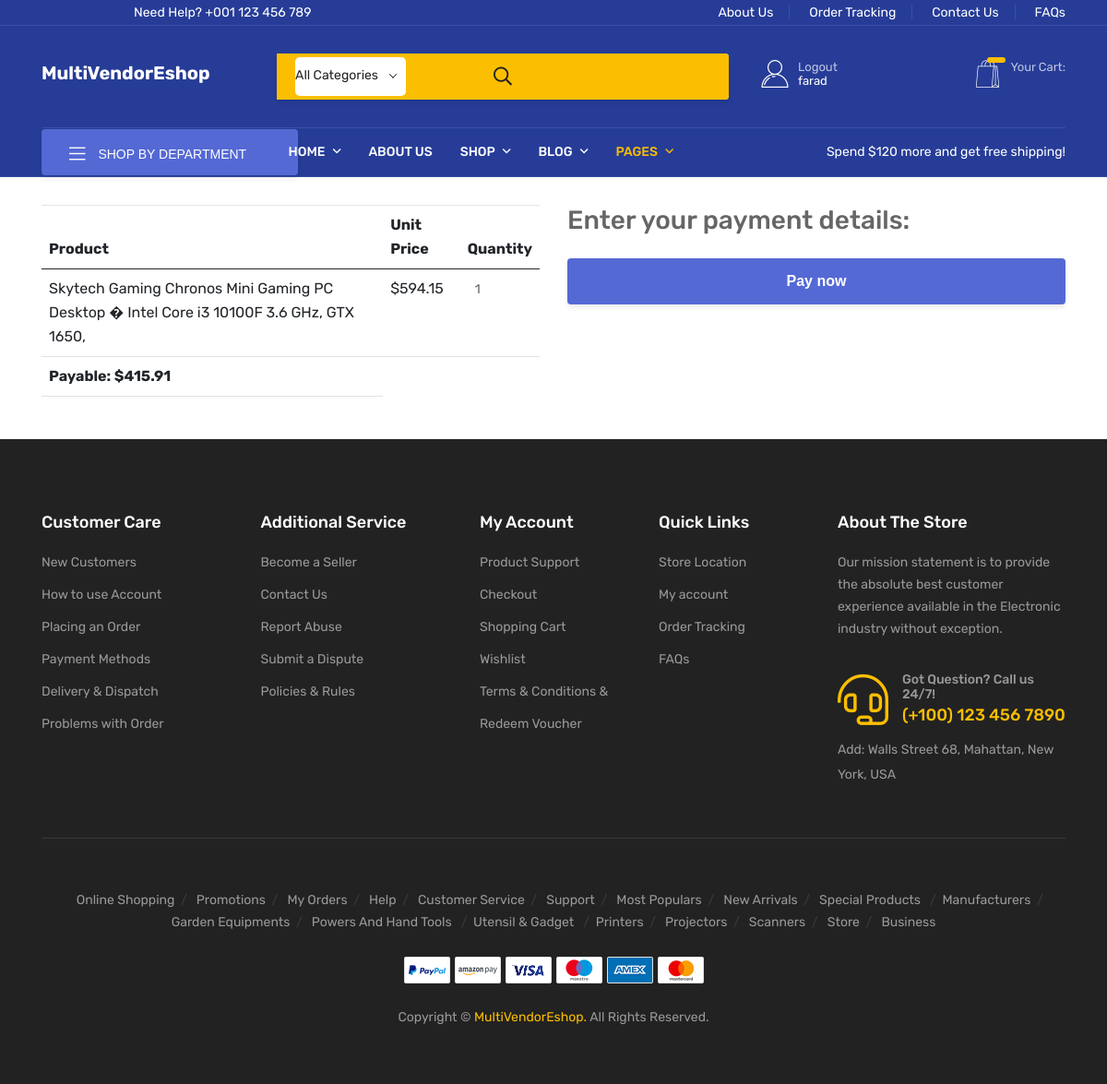
Page /payment-details/ (signed in) on the earlier database version.
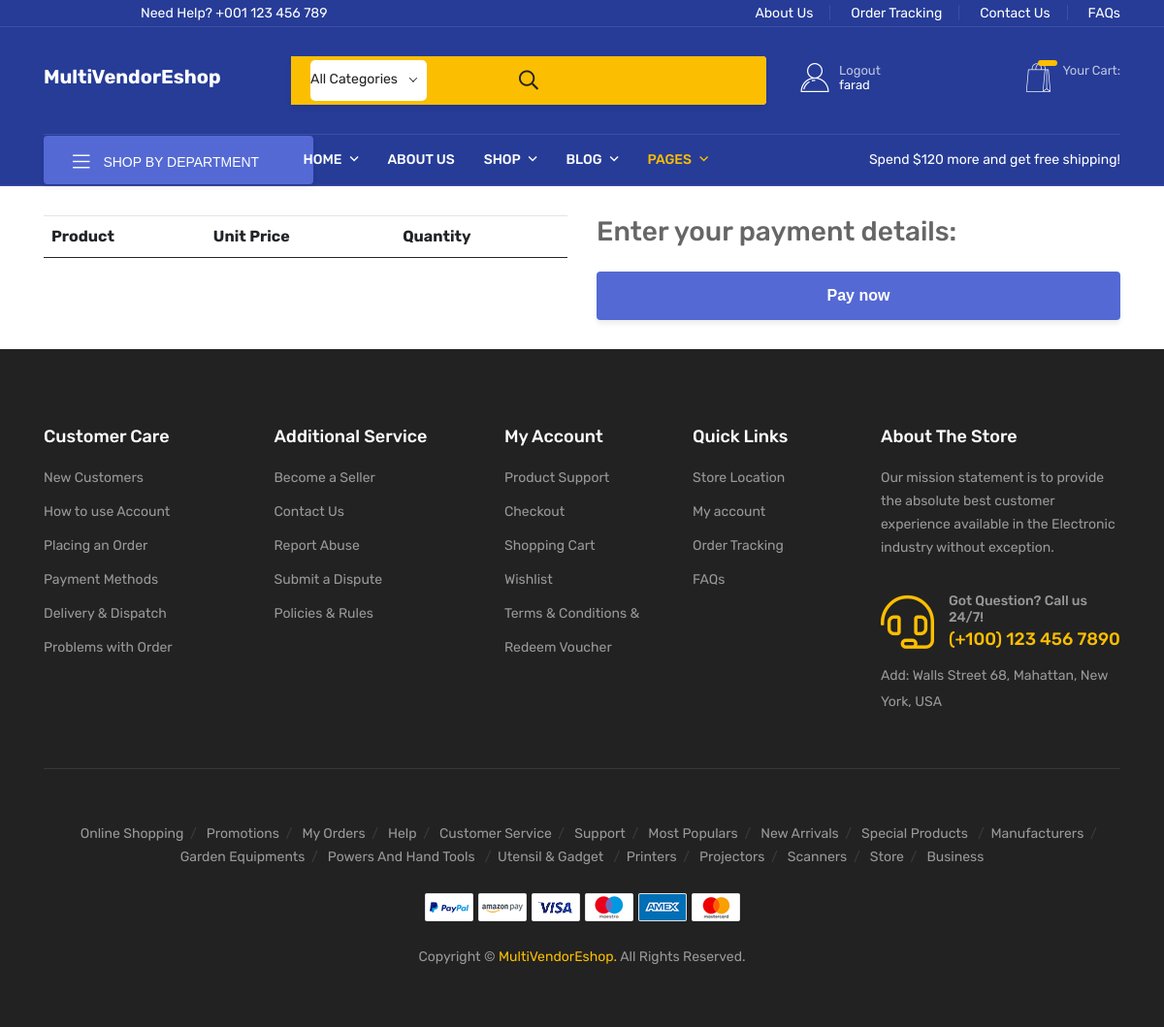
Same page on the later database version.
### products/models.py (models this page shows, shortened)
class Cart(models.Model):
    user = models.ForeignKey(
        "accounts.CustomUser",
        on_delete=models.CASCADE,
        related_name="customer_with_product_in_cart",
    )
    product = models.ForeignKey(Product, on_delete=models.CASCADE)
    quantity = models.IntegerField(default=1)
    shipping_address = models.ForeignKey(CustomerAddress, on_delete=models.CASCADE, null=True, blank=True)
    cupon_applaied = models.BooleanField(default=False)
    cupon_code = models.ForeignKey(
        CuponCodeGenaration,
        on_delete=models.CASCADE,
        null=True,
        blank=True,
        default=None,
    )
    last_updated = models.DateTimeField(auto_now_add=True)
    @property
    def total_product_price(self):
        price = self.product.discounted_price * self.quantity
        return price
    @classmethod
    def subtotal_product_price(cls, user):
        carts = Cart.objects.filter(user=user)
        subtotal_price = 0.00
        if carts:
            subtotal_price = sum(cart.total_product_price for cart in carts)
        if carts:
            cart_item = carts[0]
            if cart_item.cupon_applaied:
                subtotal_price = subtotal_price - (
                    cart_item.cupon_code.discoun_parcent * subtotal_price / 100
                )
        return subtotal_price

class Product(models.Model):
    from Vendors.models import VendorStore
    title = models.CharField(max_length=300)
    slug = models.SlugField(unique=True, blank=True, max_length=250)
    regular_price = models.PositiveIntegerField()
    stoc = models.PositiveIntegerField(default=10, verbose_name="Available in Stock")
    out_of_stoc = models.BooleanField(default=False)
    discounted_parcent = models.PositiveIntegerField()
    description = RichTextField(max_length=2000)
    modle = models.CharField(max_length=50)
    categories = models.ForeignKey(Categories, on_delete=models.DO_NOTHING)
    tag = models.CharField(max_length=50, help_text="Enter your tag coma separated")
    vendor_stores = models.ForeignKey(VendorStore, on_delete=models.CASCADE, null=True, blank=True)
    details_description = RichTextField(max_length=5000,
        help_text="Details product description display in the bottom of the product Page. It's help buyer to make deceion on your product")
    created_at = models.DateTimeField(auto_now_add=True)
    @property
    def discounted_price(self):
        price = (
            self.regular_price - (self.regular_price * self.discounted_parcent) / 100
        )
        return price

### payments/views.py (the view)
# urls.py: path('payment-details/',views.display_payment_details, name='display_payment_details'),
def display_payment_details(request):
    cart_products = Cart.objects.filter(user=request.user)
    context = {
        'cart_products':cart_products,
        'payable': Cart.subtotal_product_price(request.user)
    }
    return render(request,'payments/payment.html', context)

### templates/payments/payment.html (shortened to what this page needs)
{% extends "baseFiles/base.html" %}
{% load static %}
{% block header-style %}
<link rel="stylesheet" href="{% static 'customcss/style.css' %}" />
{% endblock header-style %}
{% block bodycontent %}
<div class="container ">
    <div class="row mt-30 mb-30">
        <div class="col-6 products-details">
            <div class="table-responsive">
                <table class="table">
                    <thead>
                       <tr>
                          <th class="cart-product-name">Product</th>
                          <th class="product-price">Unit Price</th>
                          <th class="product-quantity">Quantity</th>
                       </tr>
                    </thead>
                    <tbody>
                        {% if cart_products %}
                        {% for product in cart_products %}
                       <tr>
                          <td class="product-name"><a href="#">{{product.product.title}}</a></td>
                          <td class="product-price"><span class="amount">${{product.product.discounted_price}}</span></td>
                          <td class="product-quantity">
                                <div class="d-inline-flex">
                                    <p class="mx-2 cart-quantity" id="" >{{product.quantity}}</p>
                                </div>
                          </td>
                       </tr>
                       {% endfor %}
                       <tr><td class="fw-bold" >Payable: ${{payable | floatformat:2}}</td></tr>
                       {% endif %}
                    </tbody>
              </table>
            </div>
        </div>
        <div class="col-6 making-payment">
            <div>
                <p class='h3'>
                    Enter your payment details:
                </p>
            </div>
            <form action="{% url 'strip_checkout' %}" method="POST" id="payment-form">
                <button id="submit">
                <span id="button-text">Pay now</span>
                </button>
            </form>
        </div>
    </div>
</div>
{% endblock bodycontent %}

Differences in the rows shown:
removed Cart: product "Skytech Gaming Chronos Mini Gaming PC Desktop � Intel Core i3 10100F 3.6 GHz, GTX 1650,", product.discounted_price "594.15", quantity "1"
Other differences:
{{ payable | floatformat:2 }}: "415.91" → (not shown)
text no longer shown: "Payable: $"
